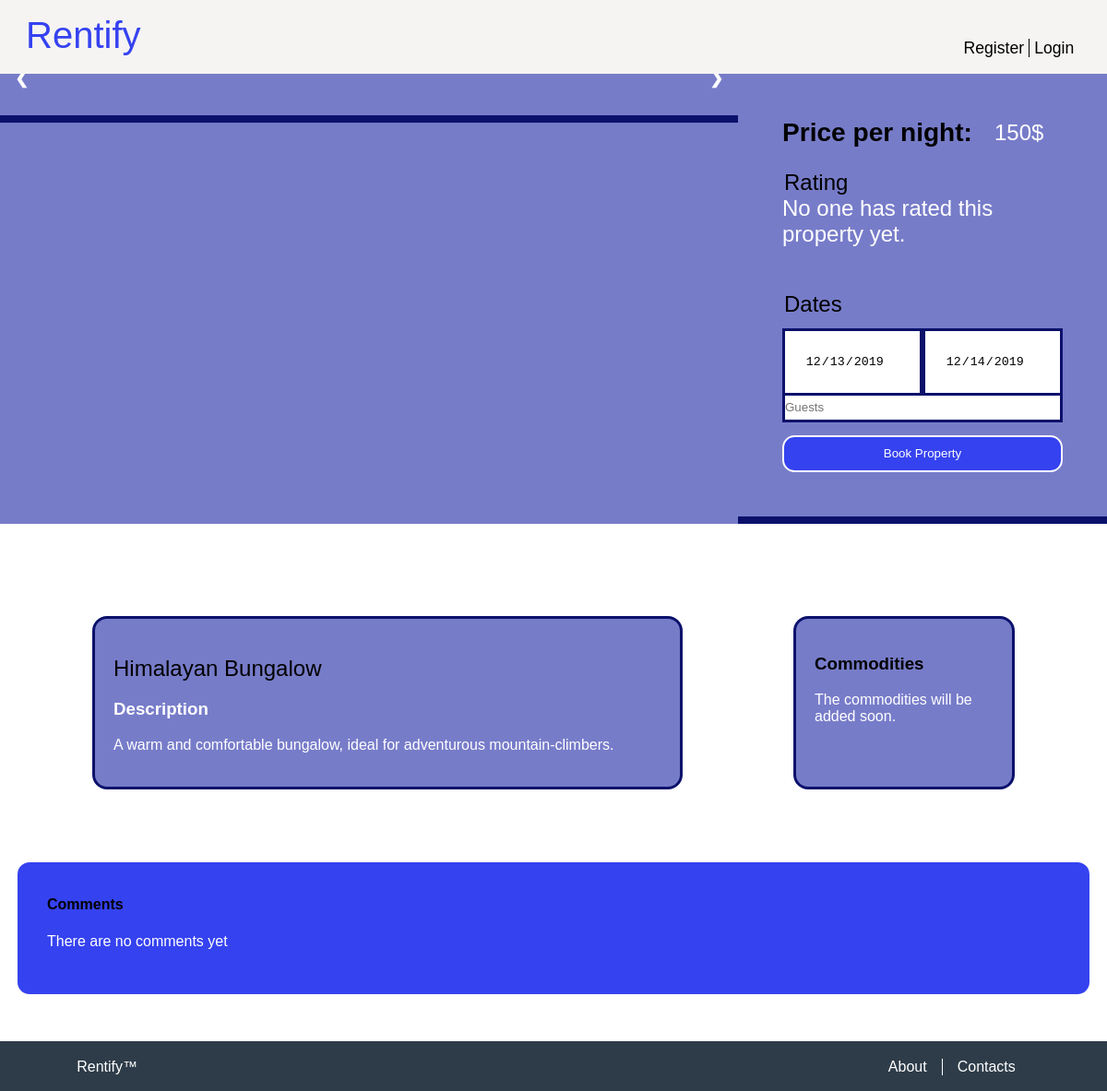
Page /pages/property_page.php?property=3 on the earlier database version.
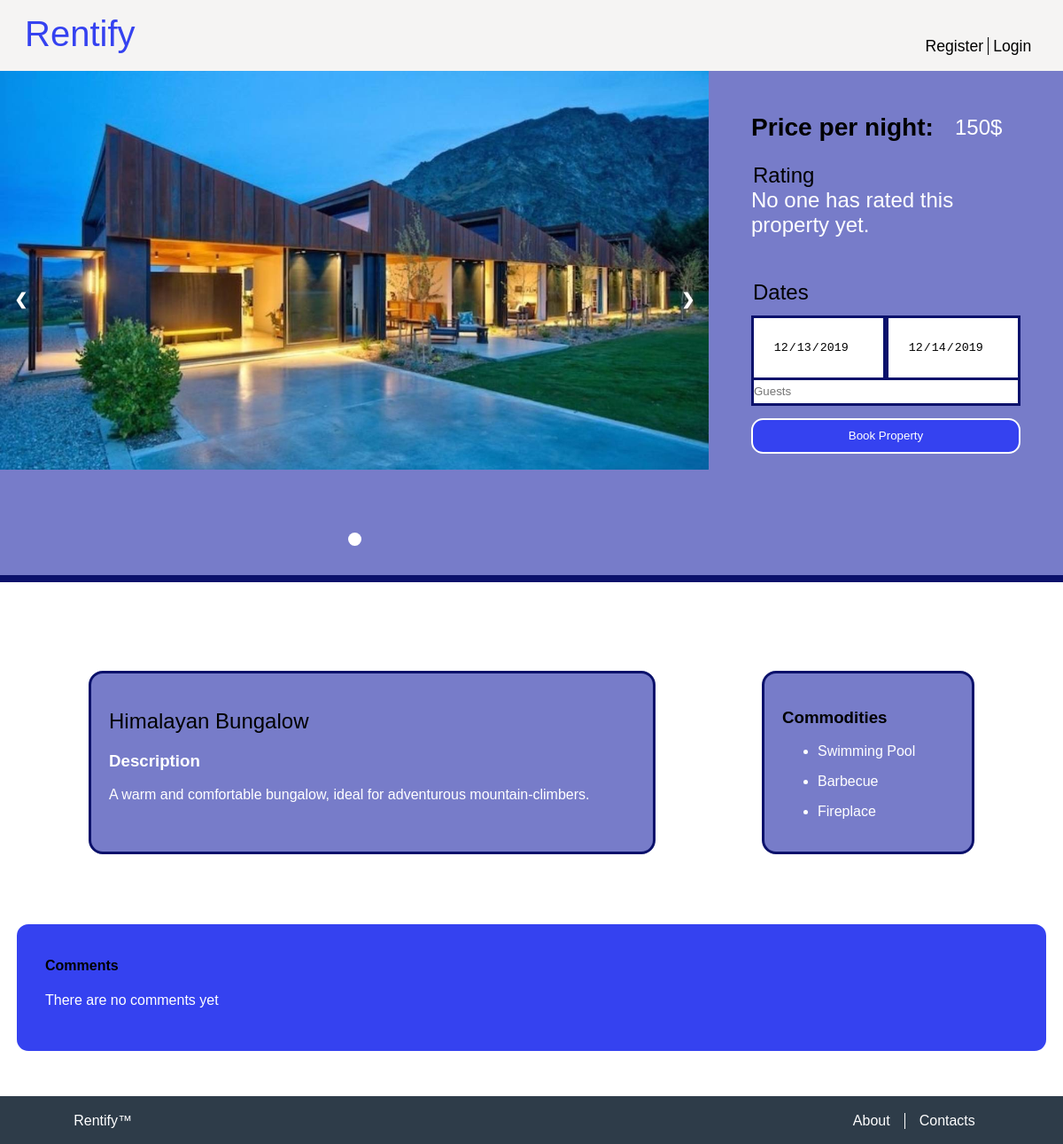
Same page on the later database version.
### tables this page shows
CREATE TABLE PropertyImage(
    property_id INTEGER REFERENCES Property(id),
    image_name TEXT NOT NULL,
    PRIMARY KEY(property_id, image_name)
);

CREATE TABLE Commodity(
    id INTEGER PRIMARY KEY AUTOINCREMENT, 
    description TEXT NOT NULL
);

### database/property.php (called while the page is built, shortened)
<?php
    include_once "../database/connection.php";
    function getPropertyInfo($id){
        global $db;
        $stmt = $db->prepare('
            SELECT *
			FROM Property
            WHERE id = ?
        ');
		$stmt->execute(array($id));
        $propertyInfo = $stmt->fetch();
        return $propertyInfo;
    }
    function getPropertyImages($id){
        global $db;
        $stmt = $db->prepare('
            SELECT PropertyImage.image_name as image
            FROM Property
            JOIN PropertyImage
            ON Property.id = PropertyImage.property_id
            WHERE Property.id = ?
        ');
        $stmt->execute(array($id));
        $propertyImages = $stmt->fetchAll();
        return $propertyImages;
    }
    function getCommodities($id){
        global $db;
        $stmt = $db->prepare('
            SELECT commodity
            FROM Property
            NATURAL JOIN (
                SELECT Commodity.description as commodity, PropertyCommodity.property_id as id
                FROM PropertyCommodity
                JOIN Commodity
                ON PropertyCommodity.commodity_id = Commodity.id
            )
            WHERE Property.id = ?
        ');
        $stmt->execute(array($id));
        $propertyCommodities = $stmt->fetchAll();
        return $propertyCommodities;
    }
?>

### pages/property_page.php (the view, shortened to what the changed rows need)
<?php
    include_once "../templates/tpl_common.php";
    include_once "../database/connection.php";
    include_once "../database/property.php";
    include_once "../templates/tpl_scroll_top.php";
?>
        <link href="../css/property_page.css" rel="stylesheet"/>
        <link href="../css/search_bar.css" rel="stylesheet"/>
    </head>
    <body>
        <section id="main">
        <?php
            $property_id = $_GET['property'];
            try{
                $property_info = getPropertyInfo($property_id);
                $property_images = getPropertyImages($property_id);
                $property_commodities = getCommodities($property_id);
            ?>
            <article id="property">
                <div id="slideshow" >
                    <div class="slideshow-container">
                    <?php foreach($property_images as $image){?>
                        <div class="mySlides">
                            <img src="../images/<?=$image['image']?>" alt="<?=$image['image']?>">
                        </div>
                    <?php } ?>
                    </div>
                    <div class="dots">
                    <?php foreach($property_images as $image){?>
                        <span class="dot"></span>
                    <?php } ?>
                    </div>
                </div>
                <div id="main_info">
                    <h2><?=$property_info['title']?></h2>
                </div>
                <div id="comodities">
                    <h3>Commodities</h3>
                    <?php
                    if(count($property_commodities) == 0){
                    ?>
                    <p>The commodities will be added soon.</p>
                    <?php
                    }
                    ?>
                    <ul>
                    <?php
                        foreach($property_commodities as $commodity) {
                    ?>
                        <li><p><?=$commodity['commodity']?></p></li>
                    <?php
                        }
                    ?>
                    </ul>
                </div>
            </article>
            <?php
            }catch(Exception $e){
            ?>
                <p>Can't find property information!</p>
            <?php
            }
            ?>
        </section>

Differences in the rows shown:
added propertyimage: image_name (picture)
added commodity: description "Swimming Pool"
added commodity: description "Barbecue"
added commodity: description "Fireplace"
Other differences:
text no longer shown: "The commodities will be added soon."
